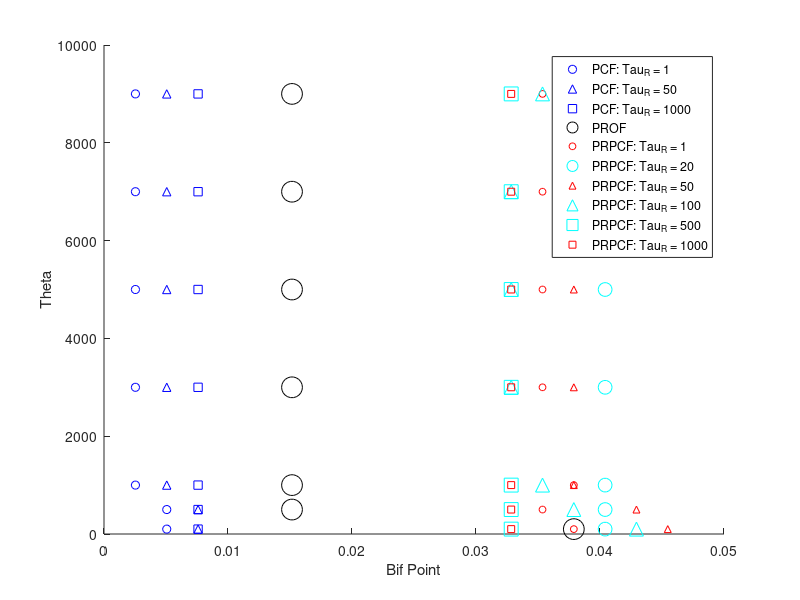

The MATLAB script that drew this image:
clc, clear, close all

prpcf_1   = [0.037889; 0.035364; 0.037889; 0.035364; 0.035364; 0.035364; 0.035364]; % Tau = 1
prpcf_2   = [0.040414; 0.040414; 0.040414; 0.040414; 0.040414; 0.040414; 0.040414]; % Tau = 20
prpcf_3   = [0.045465; 0.042939; 0.037889; 0.037889; 0.037889; 0.037889; 0.037889]; % Tau = 50
prpcf_4   = [0.042939; 0.037889; 0.035364; 0.032838; 0.032838; 0.032838; 0.035364]; % Tau = 100
prpcf_5   = [0.032838; 0.032838; 0.032838; 0.032838; 0.032838; 0.032838; 0.032838]; % Tau = 500
prpcf_6   = [0.032838; 0.032838; 0.032838; 0.032838; 0.032838; 0.032838; 0.032838]; % Tau = 1000

prof    = [0.037889; 0.015162; 0.015162; 0.015162; 0.015162; 0.015162; 0.015162];  % Tau neg.

pcf_1 = [0.0050605; 0.0050605; 0.0025353; 0.0025353; 0.0025353; 0.0025353; 0.0025353];  % Tau = 1
pcf_2 = [0.0075858; 0.0075858; 0.0050605; 0.0050605; 0.0050605; 0.0050605; 0.0050605];  % Tau = 50
pcf_3 = [0.0075858; 0.0075858; 0.0075858; 0.0075858; 0.0075858; 0.0075858; 0.0075858];  % Tau = 1000

theta       = [100, 500, 1e3:2e3:1e4];

figure('Renderer', 'painters', 'Position', [10 10 1000 500]), hold on

% PCF, Tau = 1
plot(pcf_1, theta,  'bo') % 1
plot(pcf_2, theta,  'b^') % 50
plot(pcf_3, theta,  'bs') % 1000

% PROF
plot(prof, theta,  'ko', 'MarkerSize',15)

% PRPCF
plot(prpcf_1, theta,  'ro', 'MarkerSize', 5) % 1
plot(prpcf_2, theta,  'co', 'MarkerSize', 10) % 20
plot(prpcf_3, theta,  'r^', 'MarkerSize', 5) % 50
plot(prpcf_4, theta,  'c^', 'MarkerSize', 10) % 100
plot(prpcf_5, theta,  'cs', 'MarkerSize', 10) % 500
plot(prpcf_6, theta,  'rs', 'MarkerSize', 5) % 1000

legend('PCF: Tau_R = 1', 'PCF: Tau_R = 50', 'PCF: Tau_R = 1000',...
    'PROF',...
    'PRPCF: Tau_R = 1', 'PRPCF: Tau_R = 20', 'PRPCF: Tau_R = 50',...
    'PRPCF: Tau_R = 100', 'PRPCF: Tau_R = 500', 'PRPCF: Tau_R = 1000')
xlabel('Bif Point')
ylabel('Theta')

